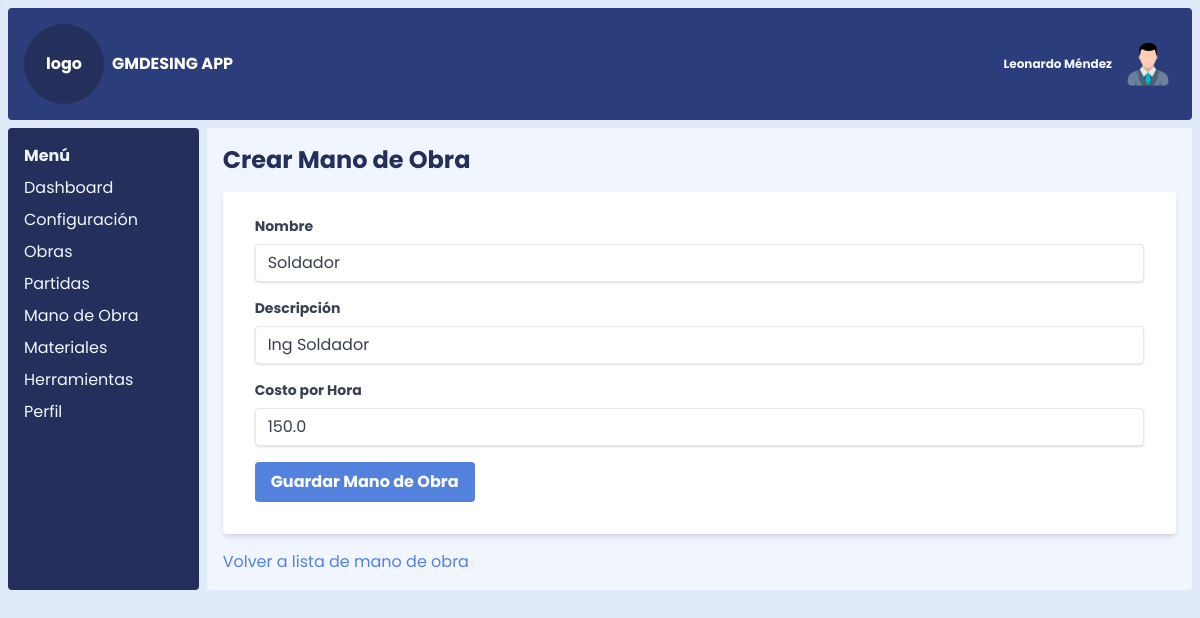
Screenshot of /mano_de_obra/editar/1 with the database file from the repository.
### models.py (models this page shows)
class ManoDeObra(db.Model):
    __tablename__ = 'mano_de_obra'
    id_mano_de_obra = db.Column(db.Integer, primary_key=True)
    nombre_mano_de_obra = db.Column(db.String(100), nullable=False)
    descripcion_mano_de_obra = db.Column(db.Text)
    costo_hora = db.Column(db.Float)
    partidas_mano_de_obra = db.relationship('PartidasManoDeObra', backref='mano_de_obra')

### app.py (the view, shortened to what this page needs)
@app.route('/mano_de_obra/editar/<int:id_mano_de_obra>', methods=['GET', 'POST'])
def editar_mano_de_obra(id_mano_de_obra):
    mano_de_obra = ManoDeObra.query.get_or_404(id_mano_de_obra)
    form = ManoObraForm(obj=mano_de_obra)
    return render_template('crear_mano_de_obra.html', form=form, datos=datos) # Reutiliza la plantilla de creación

### forms.py
class ManoObraForm(FlaskForm):
    nombre_mano_de_obra = StringField('Nombre', validators=[DataRequired()])
    descripcion_mano_de_obra = StringField('Descripción')
    costo_hora = FloatField('Costo por Hora')
    submit = SubmitField('Guardar Mano de Obra')

### templates/crear_mano_de_obra.html (shortened to what this page needs)
{% extends 'index.html' %}
{% block content %}
    <h1 class="text-2xl font-bold mb-4">Crear Mano de Obra</h1>
    <form method="POST" class="bg-white shadow-md rounded px-8 pt-6 pb-8 mb-4">
        <div class="mb-4">
            {{ form.nombre_mano_de_obra.label(class="block text-gray-700 text-sm font-bold mb-2") }}
            {{ form.nombre_mano_de_obra(class="shadow appearance-none border rounded w-full py-2 px-3 text-gray-700 leading-tight focus:outline-none focus:shadow-outline") }}
        </div>
        <div class="mb-4">
            {{ form.descripcion_mano_de_obra.label(class="block text-gray-700 text-sm font-bold mb-2") }}
            {{ form.descripcion_mano_de_obra(class="shadow appearance-none border rounded w-full py-2 px-3 text-gray-700 leading-tight focus:outline-none focus:shadow-outline") }}
        </div>
        <div class="mb-4">
            {{ form.costo_hora.label(class="block text-gray-700 text-sm font-bold mb-2") }}
            {{ form.costo_hora(class="shadow appearance-none border rounded w-full py-2 px-3 text-gray-700 leading-tight focus:outline-none focus:shadow-outline") }}
        </div>
        <div class="flex items-center justify-between">
            {{ form.submit(class="bg-blue-500 hover:bg-blue-700 text-white font-bold py-2 px-4 rounded focus:outline-none focus:shadow-outline") }}
        </div>
    </form>
    <div class="mt-4">
        <a href="{{ url_for('listar_mano_de_obra') }}" class="text-blue-500 hover:text-blue-700">Volver a lista de mano de obra</a>
    </div>
{% endblock %}

### static/css/styles.css (style rules this page uses)
html, :host { line-height: 1.5; -webkit-text-size-adjust: 100%; -moz-tab-size: 4; -o-tab-size: 4; tab-size: 4; font-family: Poppins, sans-serif; font-feature-settings: normal; font-variation-settings: normal; -webkit-tap-highlight-color: transparent; }
body { margin: 0; line-height: inherit; }
h1, h2, h3, h4, h5, h6 { font-size: inherit; font-weight: inherit; }
a { color: inherit; text-decoration: inherit; }
button, input, optgroup, select, textarea { font-family: inherit; font-feature-settings: inherit; font-variation-settings: inherit; font-size: 100%; font-weight: inherit; line-height: inherit; letter-spacing: inherit; color: inherit; margin: 0; padding: 0; }
button, input:where([type='button']), input:where([type='reset']), input:where([type='submit']) { -webkit-appearance: button; background-color: transparent; background-image: none; }
blockquote, dl, dd, h1, h2, h3, h4, h5, h6, hr, figure, p, pre { margin: 0; }
input::placeholder, textarea::placeholder { opacity: 1; color: #9ca3af; }
.base { --tw-bg-opacity: 1; background-color: rgb(224 234 249 / var(--tw-bg-opacity, 1)); }
.mb-2 { margin-bottom: 0.5rem; }
.mb-4 { margin-bottom: 1rem; }
.mt-4 { margin-top: 1rem; }
.block { display: block; }
.flex { display: flex; }
.grid { display: grid; }
.h-\[100vh\] { height: 100vh; }
.w-full { width: 100%; }
.appearance-none { -webkit-appearance: none; -moz-appearance: none; appearance: none; }
.grid-cols-12 { grid-template-columns: repeat(12, minmax(0, 1fr)); }
.items-center { align-items: center; }
.justify-between { justify-content: space-between; }
.gap-2 { gap: 0.5rem; }
.rounded { border-radius: 0.25rem; }
.border { border-width: 1px; }
.bg-blue-500 { --tw-bg-opacity: 1; background-color: rgb(83 130 222 / var(--tw-bg-opacity, 1)); }
.bg-white { --tw-bg-opacity: 1; background-color: rgb(255 255 255 / var(--tw-bg-opacity, 1)); }
.p-2 { padding: 0.5rem; }
.px-3 { padding-left: 0.75rem; padding-right: 0.75rem; }
.px-4 { padding-left: 1rem; padding-right: 1rem; }
.px-8 { padding-left: 2rem; padding-right: 2rem; }
.py-2 { padding-top: 0.5rem; padding-bottom: 0.5rem; }
.pb-8 { padding-bottom: 2rem; }
.pt-6 { padding-top: 1.5rem; }
.text-2xl { font-size: 1.5rem; line-height: 2rem; }
.text-sm { font-size: 0.875rem; line-height: 1.25rem; }
.font-bold { font-weight: 700; }
.leading-tight { line-height: 1.25; }
.text-blue-500 { --tw-text-opacity: 1; color: rgb(83 130 222 / var(--tw-text-opacity, 1)); }
.text-gray-700 { --tw-text-opacity: 1; color: rgb(55 65 81 / var(--tw-text-opacity, 1)); }
.text-white { --tw-text-opacity: 1; color: rgb(255 255 255 / var(--tw-text-opacity, 1)); }
.shadow { --tw-shadow: 0 1px 3px 0 rgb(0 0 0 / 0.1), 0 1px 2px -1px rgb(0 0 0 / 0.1); --tw-shadow-colored: 0 1px 3px 0 var(--tw-shadow-color), 0 1px 2px -1px var(--tw-shadow-color); box-shadow: var(--tw-ring-offset-shadow, 0 0 #0000), var(--tw-ring-shadow, 0 0 #0000), var(--tw-shadow); }
.shadow-md { --tw-shadow: 0 4px 6px -1px rgb(0 0 0 / 0.1), 0 2px 4px -2px rgb(0 0 0 / 0.1); --tw-shadow-colored: 0 4px 6px -1px var(--tw-shadow-color), 0 2px 4px -2px var(--tw-shadow-color); box-shadow: var(--tw-ring-offset-shadow, 0 0 #0000), var(--tw-ring-shadow, 0 0 #0000), var(--tw-shadow); }

### rows the page displays
ManoDeObra: nombre_mano_de_obra "Soldador", descripcion_mano_de_obra "Ing Soldador", costo_hora "150.0"

### other values shown
{{ datos.sistema }} "GMDESING APP"
{{ datos.usuario }} "Leonardo Méndez"
{{ item.name }} "Dashboard" "Configuración" "Obras" "Partidas" "Mano de Obra" "Materiales" "Herramientas" "Perfil"
